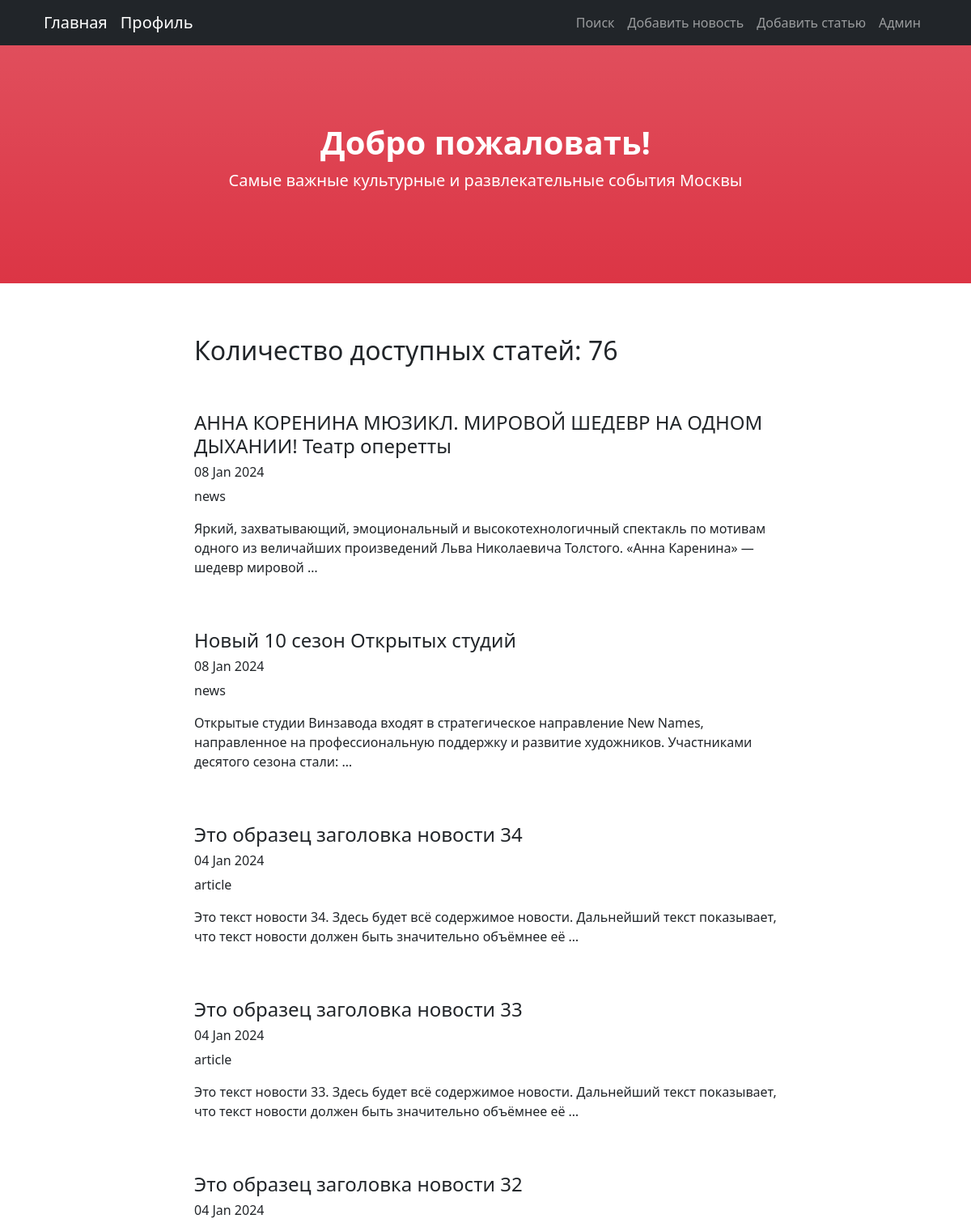
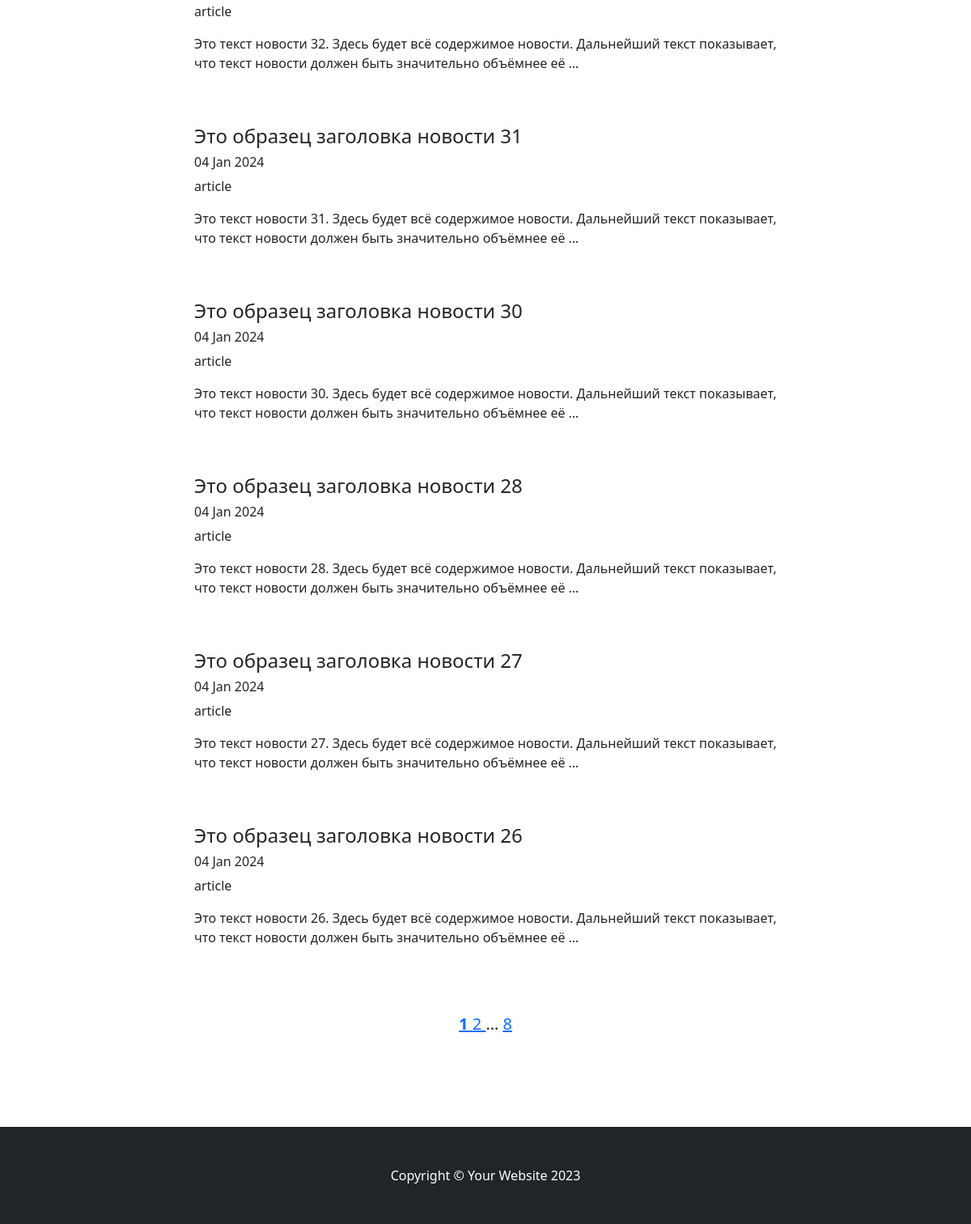
Before: /news/ with the older database file (2 pictures, top to bottom).
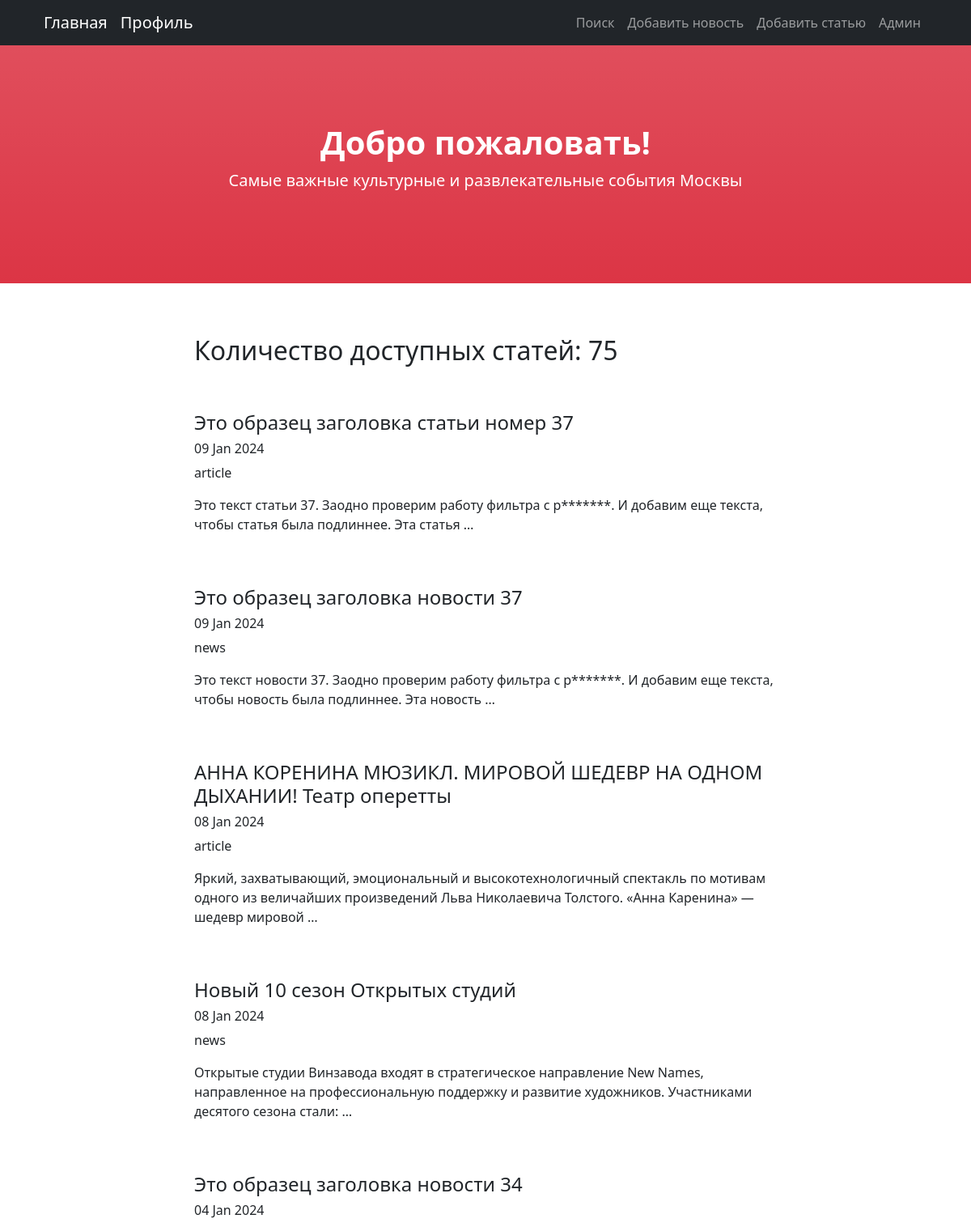
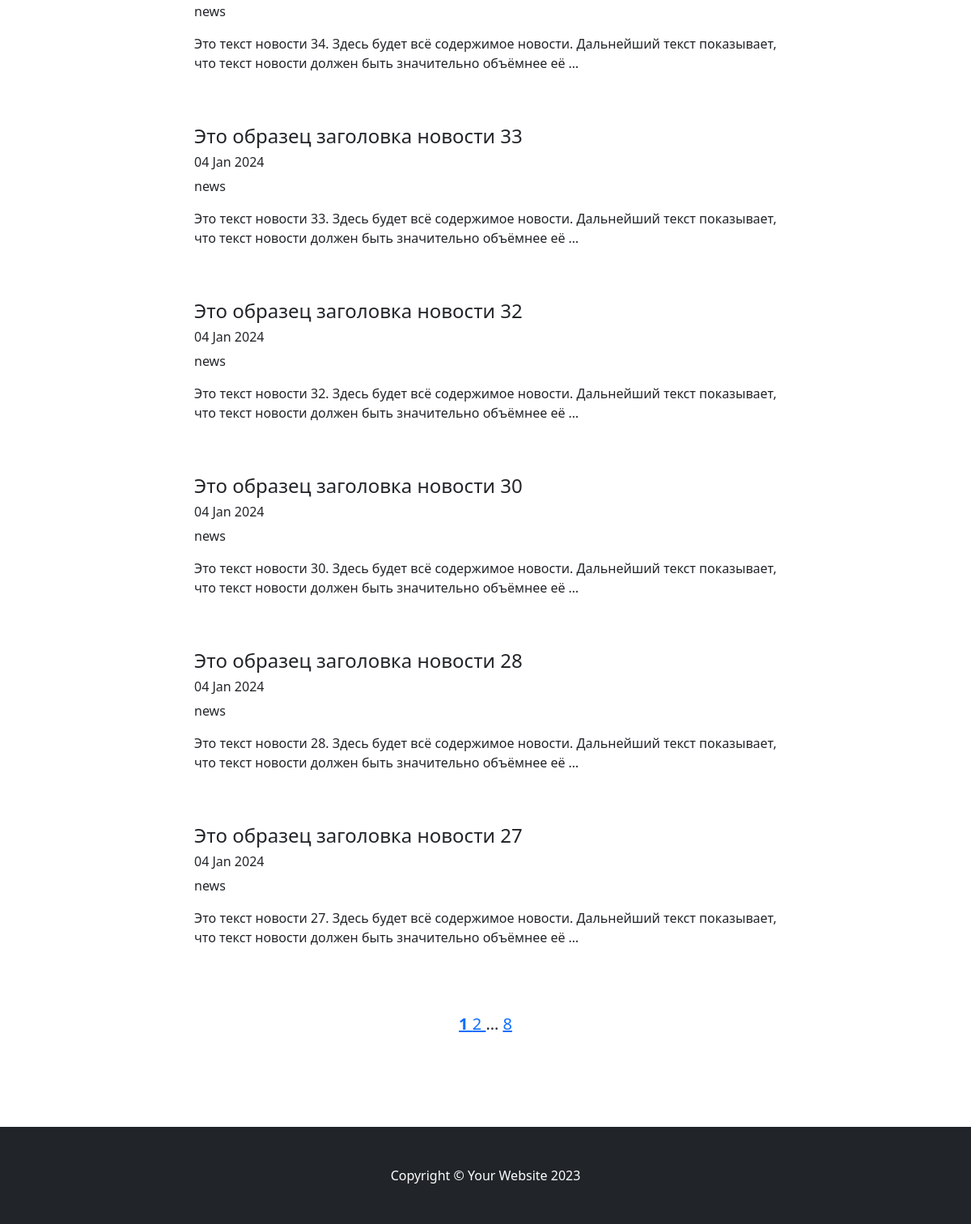
After: the same page with the newer database file (2 pictures, top to bottom).
### News/models.py (models this page shows, shortened)
class Post(models.Model):
    PREVIEW_LENGTH = 124
    news = 'NE'
    article = 'AR'
    ITEM_TYPE = [(news, 'news'),
                 (article, 'article')]
    type = models.CharField(max_length=2, choices=ITEM_TYPE, default=news)
    add_date = models.DateTimeField(auto_now_add=True)
    title = models.CharField(max_length=150)
    content = models.TextField()
    rating = models.IntegerField(default=0)
    author = models.ForeignKey(Author, on_delete=models.PROTECT)
    category = models.ManyToManyField(Category, through='PostCategory')

### News/views.py (the view)
# urls.py: path('', PostList.as_view(), name='post_list'),
class PostList(ListView):
    model = Post
    ordering = '-add_date'
    template_name = 'news.html'
    context_object_name = 'page_list'
    paginate_by = 10
    extra_context = {'posts': Post.objects.all()}
    def get_context_data(self, *, object_list=None, **kwargs):
        context = super().get_context_data(**kwargs)
        page = context['page_obj']
        context['paginator_range'] = page.paginator.get_elided_page_range(page.number, on_each_side=1, on_ends=1)
        return context

### News/templatetags/custom_filters.py (called while the page is built)
def censor_repl(word: (re.Match, str)) -> (re.Match, str):
    if isinstance(word, re.Match):
        return word.group()[0] + '*' * (word.end() - word.start() - 1)
    elif isinstance(word, str):
        return word[0] + '*' * (len(word) - 1)
    else:
        raise CensorException('Filter can work only with str format')

@register.filter()
def censor(value: str) -> str:
    try:
        if not isinstance(value, str):
            raise CensorException('Filter can work only with str format')
        pattern = re.compile(fr"\b{BAD_WORD}[а-я]{{0,3}}\b", re.IGNORECASE)
        result = re.sub(pattern, censor_repl, value)
        return result
    except CensorException as error:
        print(error)
        pass

### News/templatetags/custom_tags.py (called while the page is built)
@register.simple_tag(takes_context=True)
def url_replace(context, **kwargs):
    d = context['request'].GET.copy()
    for k, v in kwargs.items():
        d[k] = v
    return d.urlencode()

### templates/news.html (shortened to what this page needs)
{% extends 'flatpages/default.html' %}
{% load custom_filters %}
{% block content %}
    <h2>Количество доступных статей: {{ page_obj.paginator.count }}</h2>
    <br><br>
    {% if posts %}
        {% for post in page_obj %}
            <h4><a class="nav-link" href="/news/{{ post.pk }}">{{ post.title|censor }}</a></h4>
            <h6>{{ post.add_date|date:'d M Y' }}</h6>
            <p>{{ post.get_type_display }}</p>
            <p>{{ post.content|truncatewords:20|censor }}</p>
            <br><br>
        {% endfor %}
    {% else %}
        <h3>Извините, новостей сейчас нет!</h3>
    {% endif %}
{% endblock content %}

### templates/flatpages/default.html (shortened to what this page needs)
<!DOCTYPE html>
<html lang="en">
    <head>
        {% load static %}
        {% load custom_tags %}
        <link href="{% static 'css/styles.css' %}" rel="stylesheet" />
    </head>
    <body id="page-top">
        <nav class="navbar navbar-expand-lg navbar-dark bg-dark fixed-top" id="mainNav">
            <div class="container px-4">
                <a class="navbar-brand" href="/news/">Главная</a>
                <a class="navbar-brand" href="/news/profile/">Профиль</a>
                <div class="collapse navbar-collapse" id="navbarResponsive">
                    <ul class="navbar-nav ms-auto">
                        <li class="nav-item"><a class="nav-link" href={{"/news/search"}}>Поиск</a></li>
                        <li class="nav-item"><a class="nav-link" href="/news/create">Добавить новость</a></li>
                        <li class="nav-item"><a class="nav-link" href="/articles/create">Добавить статью</a></li>
                        <li class="nav-item"><a class="nav-link" href="/admin">Админ</a></li>
                    </ul>
                </div>
            </div>
        </nav>
        <header class="bg-danger bg-gradient text-white">
            <div class="container px-4 text-center">
                <h1 class="fw-bolder">Добро пожаловать!</h1>
                <p class="lead">Самые важные культурные и развлекательные события Москвы</p>
            </div>
        </header>
        <section style="padding-top: 4rem; padding-bottom: 1rem;">
            <div class="container px-4">
                <div class="row gx-4 justify-content-center">
                    <div class="col-lg-8">
                        {% block content %}{% endblock content %}
                    </div>
                </div>
            </div>
        </section>
        <div class="lead text-center" style="padding-bottom: 7rem;">
            {% block paginator %}
                {% for page_number in paginator_range %}
                    {% if page_number == page_obj.paginator.ELLIPSIS %}
                        {{ page_number }}
                    {% else %}
                        <a
                            href="?{% url_replace page=page_number %}"
                            class="{% if page_number == page_obj.number %}fw-bold{% endif %}"
                        >
                            {{ page_number }}
                        </a>
                    {% endif %}
                {% endfor %}
            {% endblock paginator %}
        </div>
        <footer class="py-5 bg-dark">
            <div class="container px-4"><p class="m-0 text-center text-white">Copyright &copy; Your Website 2023</p></div>
        </footer>
    </body>
</html>

Changed rows visible on the page:
removed Post: title|censor "Это образец заголовка новости 31", add_date "04 Jan 2024", type "article", content|censor "Это текст новости 31. Здесь будет всё содержимое новости. Дальнейший текст показывает, что текст новости должен быть значительно объёмнее её …"
no longer on this page (row edited): Post: title|censor "Это образец заголовка новости 26", add_date "04 Jan 2024", type "article", content|censor "Это текст новости 26. Здесь будет всё содержимое новости. Дальнейший текст показывает, что текст новости должен быть значительно объёмнее её …"
added Post: title|censor "Это образец заголовка статьи номер 37", add_date "09 Jan 2024", type "article", content|censor "Это текст статьи 37. Заодно проверим работу фильтра с р*******. И добавим еще текста, чтобы статья была подлиннее. Эта статья …"
added Post: title|censor "Это образец заголовка новости 37", add_date "09 Jan 2024", type "news", content|censor "Это текст новости 37. Заодно проверим работу фильтра с р*******. И добавим еще текста, чтобы новость была подлиннее. Эта новость …"
changed Post "АННА КОРЕНИНА МЮЗИКЛ. МИРОВОЙ ШЕДЕВР НА ОДНОМ ДЫХАНИИ! Театр оперетты": type "news" → "article"
changed Post "Это образец заголовка новости 34": type "article" → "news"
changed Post "Это образец заголовка новости 33": type "article" → "news"
changed Post "Это образец заголовка новости 32": type "article" → "news"
changed Post "Это образец заголовка новости 30": type "article" → "news"
changed Post "Это образец заголовка новости 28": type "article" → "news"
changed Post "Это образец заголовка новости 27": type "article" → "news"
Other visible differences:
{{ page_obj.paginator.count }}: "76" → "75"
